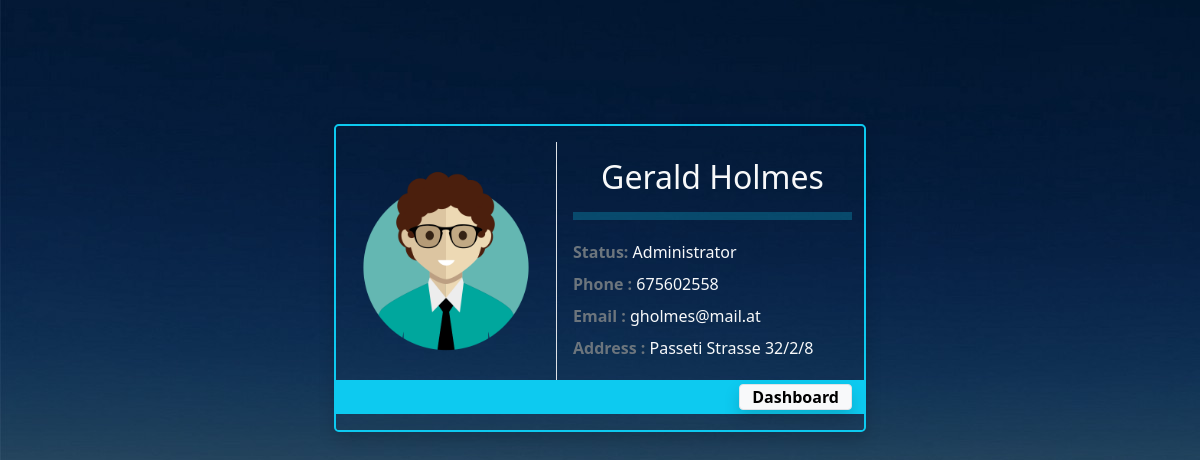
The page /CR-11_v2.0/CRUD/user_details.php?id=1 (signed in) on the database its author committed.
### tables this page shows
CREATE TABLE `users` (
  `id` int(5) NOT NULL,
  `first_name` varchar(30) NOT NULL,
  `last_name` varchar(50) NOT NULL,
  `email` varchar(50) NOT NULL,
  `phone_number` int(15) NOT NULL,
  `address` varchar(100) DEFAULT NULL,
  `picture` varchar(255) DEFAULT NULL,
  `password` varchar(255) NOT NULL,
  `user_status` varchar(4) NOT NULL DEFAULT 'user'
);

### CR-11_v2.0/CRUD/user_details.php (the view, shortened to what this page needs)
<?php
    require_once("components/db_connect.php");
    if(@$_GET["id"]){
        $id = $_GET["id"];
        $sql = "SELECT * FROM users WHERE id = '{$id}'";
        $query = mysqli_query($connect, $sql);
        $result = mysqli_fetch_assoc($query);
        $display_user = "";
        if(mysqli_num_rows($query) == 1){
                $display_user = "
                <div class='container my-5 p-3 mx-auto' style='min-width: 18rem; max-width: 540px;'>
                    <div class='row justify-content-center align-items-center bg-muted text-light border border-2 border-info rounded-3 py-3 shadow'>
                        <div class='col-sm-8 col-md-5 text-center'>
                            <img class='img-fluid' max-width='420px' width='100%' src='pictures/{$result["picture"]}'>
                        </div>
                        <div class='col-sm-12 col-md-7 border-start border-1 ps-3'>
                            <h2 class='card-title text-center mt-3 mb-3'>{$result["first_name"]} {$result["last_name"]} </h2>
                            <hr class='py-1 bg-info'>
                            <p class='lh-lg'>
                            <span class='fw-bold text-muted'>Status: </span>" . (($result['user_status']) == 'adm'? 'Administrator':'User') . "<br>
                            <span class='fw-bold text-muted'>Phone :</span> {$result["phone_number"]} <br>
                            <span class='fw-bold text-muted'>Email :</span> {$result["email"]} <br>
                            <span class='fw-bold text-muted'>Address :</span> {$result["address"]} <br>
                            </p>
                        </div>
                            <div class='col-12 bg-info text-end py-0'><a href='dashBoard.php'><span class='btn btn-light border shadow fw-bold py-0 my-1'>Dashboard</span></a></div>
                    </div>
                </div>
                ";
        } else {
            header("error.php");
        }
    } else {
        echo "The record you are trying to see is not available";
        header("error.php");
    }
?>
<!DOCTYPE html>
<html lang="en">
<head>
    <?php
    require_once("components/bootstrap.php");
    ?>
    <link rel="stylesheet" href="styles/style.css">
</head>
<body id="dashboard_body">
    <main class="bg-transparent">
    <?php echo ($display_user)?:"";?>
    </main>
</body>
</html>

### CR-11_v2.0/CRUD/styles/style.css (style rules this page uses)
* { margin: 0; -webkit-box-sizing: border-box; box-sizing: border-box; }
main { min-height: 70vh; padding: 5% 0%; background: #212529; }
#dashboard_body { background: #212529 url("../pictures/layout_img/bg.jpeg") center center no-repeat; background-size: cover; }

### rows shown on the page
users: picture (placeholder picture), first_name "Gerald", last_name "Holmes", phone_number "675602558", email "gholmes@mail.at", address "Passeti Strasse 32/2/8"
